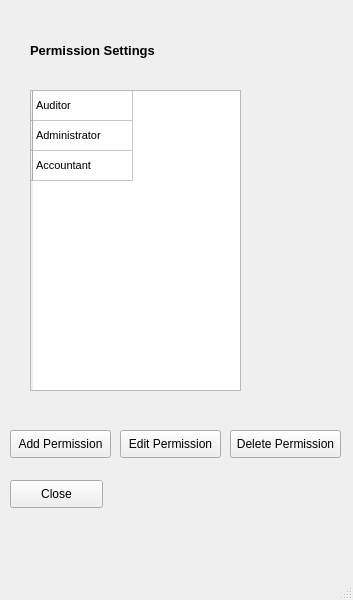
<?xml version="1.0" encoding="UTF-8"?>
<ui version="4.0">
 <class>MainWindow</class>
 <widget class="QMainWindow" name="MainWindow">
  <property name="geometry">
   <rect>
    <x>0</x>
    <y>0</y>
    <width>353</width>
    <height>600</height>
   </rect>
  </property>
  <property name="windowTitle">
   <string>MainWindow</string>
  </property>
  <widget class="QWidget" name="centralwidget">
   <widget class="QLabel" name="label">
    <property name="geometry">
     <rect>
      <x>30</x>
      <y>40</y>
      <width>181</width>
      <height>21</height>
     </rect>
    </property>
    <property name="font">
     <font>
      <pointsize>10</pointsize>
      <weight>75</weight>
      <bold>true</bold>
     </font>
    </property>
    <property name="text">
     <string>Permission Settings</string>
    </property>
   </widget>
   <widget class="QPushButton" name="Close_Button">
    <property name="geometry">
     <rect>
      <x>10</x>
      <y>480</y>
      <width>93</width>
      <height>28</height>
     </rect>
    </property>
    <property name="text">
     <string>Close</string>
    </property>
   </widget>
   <widget class="QPushButton" name="DeletePermission_Button">
    <property name="geometry">
     <rect>
      <x>230</x>
      <y>430</y>
      <width>111</width>
      <height>28</height>
     </rect>
    </property>
    <property name="text">
     <string>Delete Permission</string>
    </property>
   </widget>
   <widget class="QTableWidget" name="PermissionTable">
    <property name="geometry">
     <rect>
      <x>30</x>
      <y>90</y>
      <width>211</width>
      <height>301</height>
     </rect>
    </property>
    <property name="sizePolicy">
     <sizepolicy hsizetype="Maximum" vsizetype="MinimumExpanding">
      <horstretch>12</horstretch>
      <verstretch>0</verstretch>
     </sizepolicy>
    </property>
    <property name="font">
     <font>
      <pointsize>8</pointsize>
     </font>
    </property>
    <property name="lineWidth">
     <number>1</number>
    </property>
    <property name="cornerButtonEnabled">
     <bool>true</bool>
    </property>
    <attribute name="horizontalHeaderVisible">
     <bool>false</bool>
    </attribute>
    <attribute name="horizontalHeaderMinimumSectionSize">
     <number>49</number>
    </attribute>
    <attribute name="verticalHeaderHighlightSections">
     <bool>true</bool>
    </attribute>
    <row>
     <property name="text">
      <string/>
     </property>
    </row>
    <row>
     <property name="text">
      <string/>
     </property>
    </row>
    <row>
     <property name="text">
      <string/>
     </property>
    </row>
    <column>
     <property name="text">
      <string>Job Title</string>
     </property>
    </column>
    <item row="0" column="0">
     <property name="text">
      <string>Auditor</string>
     </property>
    </item>
    <item row="1" column="0">
     <property name="text">
      <string>Administrator</string>
     </property>
    </item>
    <item row="2" column="0">
     <property name="text">
      <string>Accountant</string>
     </property>
    </item>
   </widget>
   <widget class="QPushButton" name="AddPermission_Button">
    <property name="geometry">
     <rect>
      <x>10</x>
      <y>430</y>
      <width>101</width>
      <height>28</height>
     </rect>
    </property>
    <property name="text">
     <string>Add Permission</string>
    </property>
   </widget>
   <widget class="QPushButton" name="EditPermission_Button">
    <property name="geometry">
     <rect>
      <x>120</x>
      <y>430</y>
      <width>101</width>
      <height>28</height>
     </rect>
    </property>
    <property name="text">
     <string>Edit Permission</string>
    </property>
   </widget>
  </widget>
  <widget class="QMenuBar" name="menubar">
   <property name="geometry">
    <rect>
     <x>0</x>
     <y>0</y>
     <width>353</width>
     <height>26</height>
    </rect>
   </property>
  </widget>
  <widget class="QStatusBar" name="statusbar"/>
 </widget>
 <resources/>
 <connections/>
</ui>
